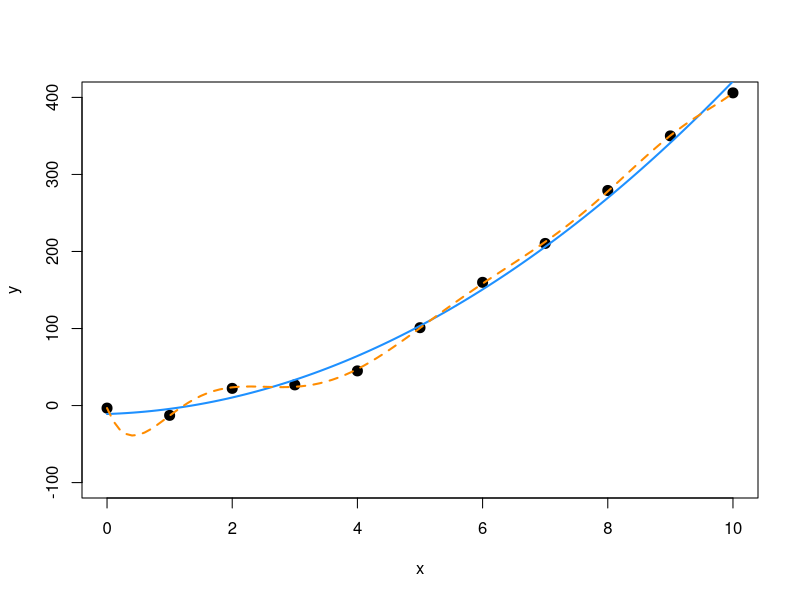

The R script that drew this image:
## ---- chunk 1
calc_loocv_rmse = function(model) {
  sqrt(mean((resid(model) / (1 - hatvalues(model))) ^ 2 ))
}




make_poly_data = function(sample_size = 11) {
  x = seq(0, 10)
  y = 3 + x + 4 * x ^ 2 + rnorm(n = sample_size, mean = 0, sd = 20)
  data.frame(x, y)
}
poly_data = make_poly_data()
set.seed(1234)


plot(y ~ x, data = poly_data, ylim = c(-100, 400), cex = 2, pch = 20)
fit_quad = lm(y ~ poly(x, 2), data = poly_data)
fit_big  = lm(y ~ poly(x, 8), data = poly_data)



xplot = seq(0, 10, by = 0.1)
lines(xplot, predict(fit_quad, newdata = data.frame(x = xplot)),
      col = "dodgerblue", lwd = 2, lty = 1)
lines(xplot, predict(fit_big, newdata = data.frame(x = xplot)),
      col = "darkorange", lwd = 2, lty = 2)

sqrt(mean(resid(fit_quad) ^ 2))
sqrt(mean(resid(fit_big) ^ 2))

calc_loocv_rmse(fit_quad)
calc_loocv_rmse(fit_big)


# add plot?


# average error of **next** observation


# try to do with perfect fit?
